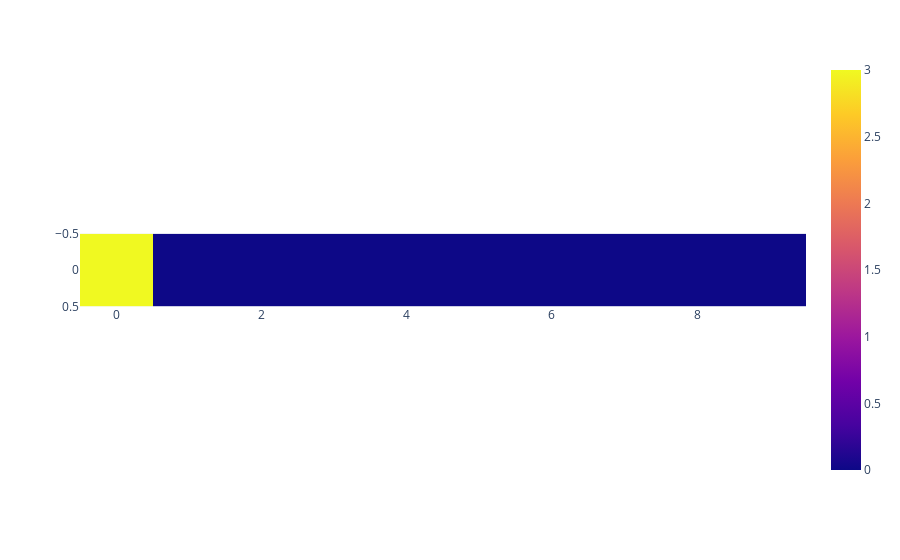

Here is the notebook cell this chart was saved with:
### Code cell
layer0w=torch.Tensor.numpy(weight_bias_list[0][1].detach().cpu())
layer0b=torch.Tensor.numpy(weight_bias_list[1][1].detach().cpu())
px.imshow(layer0w)

### Figure 1 — Plotly figure (JSON) as saved in the notebook; plotly's stock layout.template omitted (floating-point values rounded to 4 significant figures)
{"data": [{"coloraxis": "coloraxis", "hovertemplate": "x: %{x}<br>y: %{y}<br>color: %{z}<extra></extra>", "name": "0", "type": "heatmap", "xaxis": "x", "yaxis": "y", "z": [[3.0, 1.323e-06, -2.599e-06, 1.046e-06, -2.624e-06, -4.488e-07, 8.78e-07, 8.382e-07, 7.535e-07, 3.114e-06]]}], "layout": {"coloraxis": {"colorscale": [[0, "#0d0887"], [0.1111, "#46039f"], [0.2222, "#7201a8"], [0.3333, "#9c179e"], [0.4444, "#bd3786"], [0.5556, "#d8576b"], [0.6667, "#ed7953"], [0.7778, "#fb9f3a"], [0.8889, "#fdca26"], [1, "#f0f921"]]}, "margin": {"t": 60}, "xaxis": {"anchor": "y", "constrain": "domain", "domain": [0, 1], "scaleanchor": "y"}, "yaxis": {"anchor": "x", "autorange": "reversed", "constrain": "domain", "domain": [0, 1]}}}
